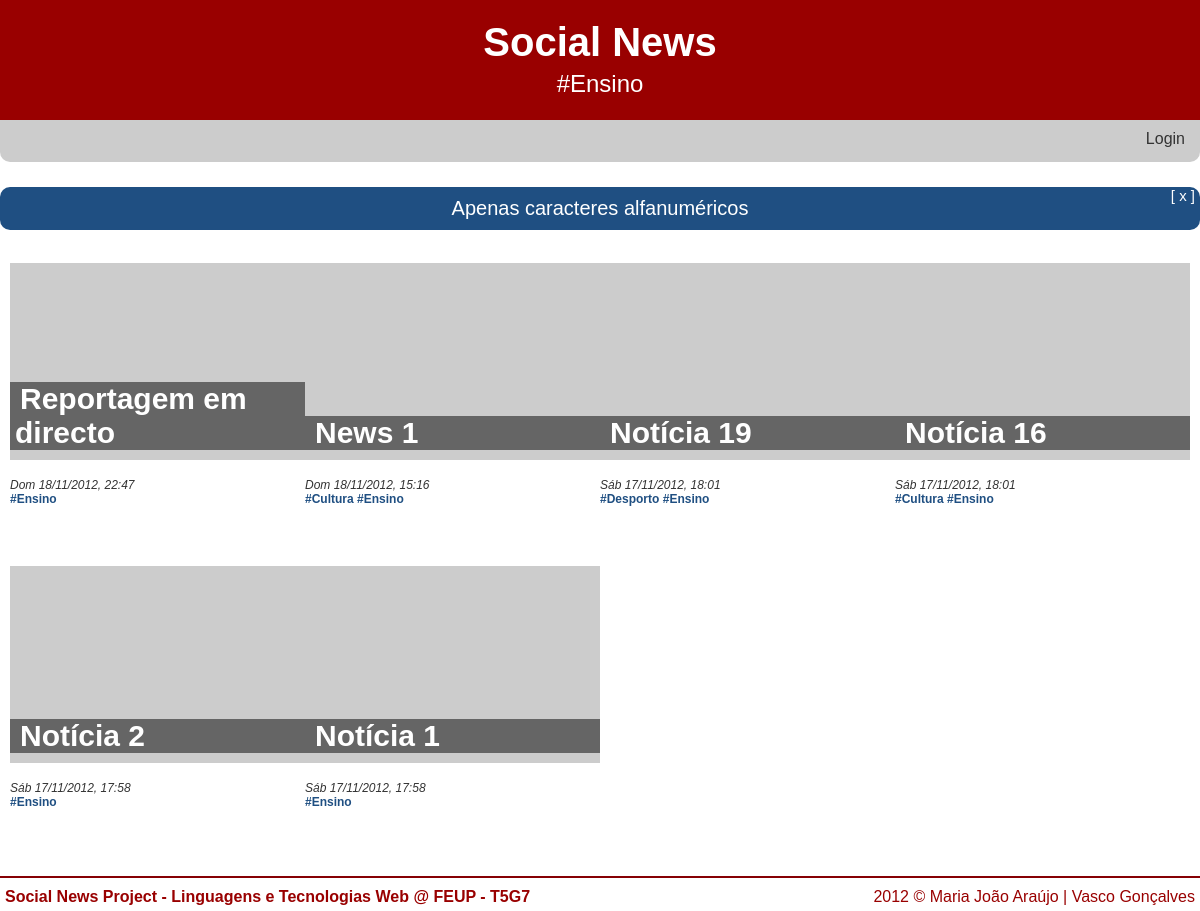
Screenshot of /?tag=Ensino (signed in) with the database file from the repository.
### tables this page shows
CREATE TABLE 'NEWS' (id integer primary key autoincrement, title text,'date' INTEGER, text text, posted_by text, 'url' TEXT, 'imported_by' TEXT);

### db/news_query.php (called while the page is built, shortened)
<?php
	require_once 'db/db.php';
	if(isset($id) && !empty($id))
	{
		$stmt = $db->prepare('SELECT id, title, date, text, posted_by, imported_by, url, tagname FROM news LEFT JOIN tag ON news.id=tag.news_id where id=:id');
		$stmt->bindparam(':id', $id);
	}
	elseif(isset($tag) && !empty($tag))
	{
		$stmt = $db->prepare('SELECT id, title, date, posted_by, imported_by, tagname FROM news LEFT JOIN tag ON news.id=tag.news_id where news.id in (select news_id from tag where tagname=:tag) ORDER BY id DESC');
		$stmt->bindparam(':tag', $tag);
	}
	elseif(isset($fav) && !empty($fav))
	{
		$stmt = $db->prepare('SELECT id, title, date, posted_by, imported_by, tagname FROM news LEFT JOIN tag ON news.id=tag.news_id LEFT JOIN favorite ON news.id=favorite.news_id where favorite.user_id = :user_id ORDER BY id DESC');
		$stmt->bindparam(':user_id', $_SESSION['user_id']);
	}
	else
	{
		$stmt = $db->prepare('SELECT id, title, date, posted_by, imported_by, tagname FROM news LEFT JOIN tag ON news.id=tag.news_id where news.id in (select id from news order by id desc limit 12 offset :offset) ORDER BY id DESC');
		$stmt->bindparam(':offset', $offset);
	}
	if(!$stmt->execute())
	{
		$error=$db->errorInfo();
		echo "Erro: " . $error[2];
	}
	else
		$news = $stmt->fetchAll();
?>

### common/functions.php (the view, shortened to what this page needs)
<?php
	function loggedIn() {
		return isset($_SESSION['username']);
	}
	function displayDate($date)
	{
		switch(date('N',$date))
		{
			case 6:
				$dayofweek = 'Sáb';
				break;
			case 7:
				$dayofweek = 'Dom';
				break;
		}
        return $dayofweek." ".date('d/m/Y, H:i', $date);
	}
	function showAllNews($news)
	{
		foreach($news as $i=>$row) {
			if($row['id']==$news[$i-1]['id'])
				echo " <a href=\"./?tag=".$row['tagname']."\">#".$row['tagname']."</a>";
			else
			{
				$title = (strlen($row['title']) > 30) ? substr($row['title'],0,27).'...' : $row['title'];
				  echo "<div class=\"noticia_index\">
				  <h3><a href=\"./?id=".$row['id']."\">".stripslashes($title)."</a></h3>
				  <a href=\"./?id=".$row['id']."\"><img src=\"http://lorempixel.com/300/200/?dummy=".rand()."\" alt=\"300x200\"></a>
				  <div class=\"newsdetails\">
					<br />";
				echo displayDate($row['date']);
				if($row['tagname']!="")
				  echo "</div><div class=\"newstags\"><a href=\"./?tag=".stripslashes($row['tagname'])."\">#".stripslashes($row['tagname'])."</a>";
			}
			if($row['id']!=$news[$i+1]['id']) {
				echo   "</div>";
				echo "</div>";
			}
		}
	}
	function showHeader($subtitle)
	{
		echo "<div id=\"cabecalho\">";
		echo "<a href=\"./\"><h1>Social News</h1></a>";
		if(!empty($subtitle))
			echo "<h2>".$subtitle."</h2>";
		echo "</div>";
	}
	function showFooter()
	{
		echo "<div id=\"rodape\">
				<p>Social News Project - Linguagens e Tecnologias Web @ FEUP - T5G7</p>
				<div class=copyright>2012 © Maria João Araújo | Vasco Gonçalves</div>
			</div>";
	}
	function showLoginMenu()
	{
		echo "<ul class=\"login\">";
		if(loggedIn())
			echo "<li id=username userid=".$_SESSION['user_id'].">Bem-vindo <a href=ver_perfil_utilizador.php?id=".$_SESSION['user_id'].">".$_SESSION['username']."</a></li><li><a href=\"logout.php\">Logout</a></li>";
		else
			echo "<li><a href=\"login.php\">Login</a></li>";
		echo "</ul>";
	}
	function showMessage()
	{
		if(isset($_SESSION['msg']))
		{
			echo "<div id=\"message\">".$_SESSION['msg']."<div id=\"close\">[ x ]</div></div>";
		}
	}
?>

### common/style.css (style rules this page uses)
html { overflow-y: scroll; }
body { font-family: Century Gothic, sans-serif; margin: 0px auto; padding: 0; color: #333333; border-color: #3b8eb5; background-color: white; min-width: 1200px; }
div#cabecalho { text-align:center; padding: 15px 0px; background-color: #990000; color: white; width: 100%; height: 90px; }
div#cabecalho h1 { margin-top: 5px; margin-bottom: 5px; font-size: 40px; }
div#cabecalho h2 { margin: 0; color: white; font-weight: normal; }
div#cabecalho a { color: white; text-decoration: none; }
div#menu ul { padding-left: 0; margin: 0; display: inline; }
div#menu li { display: inline; border-right: solid; border-width: 2px; border-color: white; padding: 0px 5px; }
div#menu li:last-child { border-right: none; }
div#menu ul.login { float: right; }
a { color: #333333; text-decoration:none; }
div#conteudo h3 { margin: 0; margin-bottom: 10px; font-size: 30px; }
div.noticia_index { position: relative; margin-top: 13px; display: inline-table; width: 25%; height: 290px; background-color: white; }
div.noticia_index img { width: 100%; }
div.noticia_index>h3 { display: inline-block; position: absolute; width: 285px; left: 0; bottom: 93px; padding: 0 5px; word-wrap: break-word; background-color: rgba(0, 0, 0, 0.5); }
div.noticia_index>h3>a { color: white; margin-left: 5px; }
div.newsdetails { clear: both; font-size: 12px; font-style: italic; }
div.newstags { font-size: 12px; font-weight: bold; color: #1F4F82; }
div.newstags a { color: #1F4F82; }
div.noticia_index>div.newstags { white-space: nowrap; text-overflow: ellipsis; overflow: hidden; width: 285px; }
div#rodape { margin: 0 auto; padding: 5px 0; background-color: white; color: #990000; width: 1200px; clear: both; border-top: 2px solid #860004; }
div#rodape p { float:left; margin: 5px; font-weight: bold; }
div#rodape div.copyright { float: right; margin: 5px; }
div#message { position: relative; background-color: #1F4F82; color: white; text-align: center; margin: 0 auto; padding: 10px 0; font-size: 20px; border-radius: 10px; width: 1200px; }
div#close { position: absolute; top: 0; right: 5px; font-size: 15px; cursor: pointer; }

### rows the page displays
news: title "Reportagem em directo", date "Dom 18/11/2012, 22:47", tagname "Ensino"
news: title "News 1", date "Dom 18/11/2012, 15:16", tagname "Cultura", tagname "Ensino"
news: title "Notícia 19", date "Sáb 17/11/2012, 18:01", tagname "Desporto", tagname "Ensino"
news: title "Notícia 16", date "Sáb 17/11/2012, 18:01", tagname "Cultura", tagname "Ensino"
news: title "Notícia 2", date "Sáb 17/11/2012, 17:58", tagname "Ensino"
news: title "Notícia 1", date "Sáb 17/11/2012, 17:58", tagname "Ensino"

### other values shown
$subtitle "#Ensino"
$_SESSION['msg'] "Apenas caracteres alfanuméricos"
